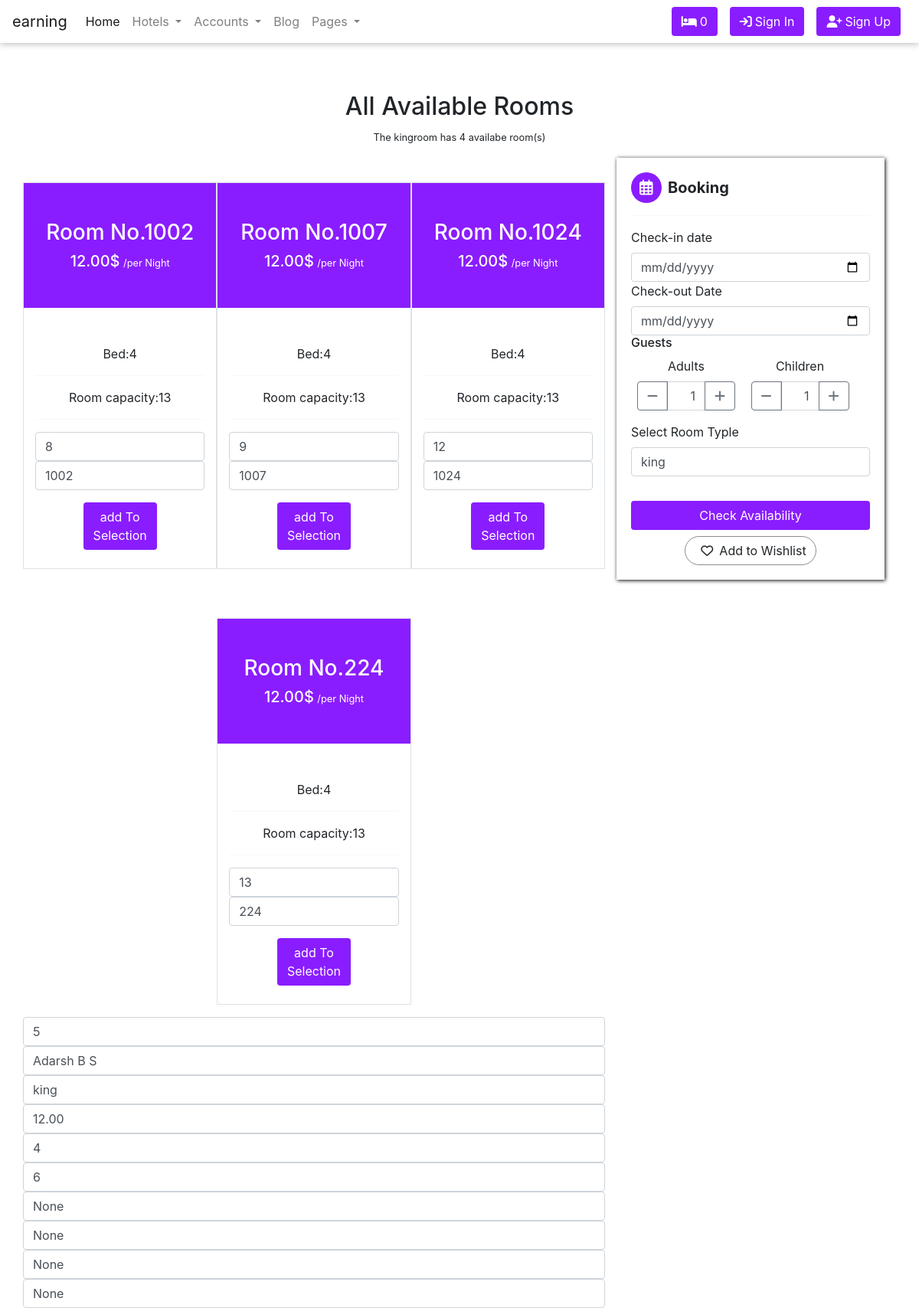
/detail/adarsh-b-s/room-type/adarsh-b-s/, run on the app's committed database.
### hotel/models.py (models this page shows, shortened)
class RoomType(models.Model):
    hotel =models.ForeignKey(Hotel,on_delete=models.CASCADE)
    type = models.CharField(max_length=10)
    price = models.DecimalField(max_digits=122, decimal_places=2, default=0.00)
    number_of_beds= models.PositiveIntegerField(default=0)
    room_capacity=models.PositiveBigIntegerField(default=0)
    rtid = ShortUUIDField(unique=True, length=10, max_length=20, alphabet='abcdefghijklmnopqrstuvwxyz')
    slug= models.SlugField(unique=True)
    data = models.DateTimeField(auto_now_add=True)
    class Meta:
        verbose_name_plural = "Room type"

class Room(models.Model):
    hotel = models.ForeignKey(Hotel,on_delete=models.CASCADE,related_name='rooms')
    room_type=models.ForeignKey(RoomType, on_delete=models.CASCADE,related_name='room_types')
    room_number = models.CharField(max_length=1000)
    is_available= models.BooleanField(default=True)
    rid = ShortUUIDField(unique=True, length=10, max_length=20, alphabet='abcdefghijklmnopqrstuvwxyz')
    date = models.DateTimeField(auto_now_add=False)
    class Meta:
        verbose_name_plural = "Rooms"

class Hotel(models.Model):
    user = models.ForeignKey(User,on_delete=models.SET_NULL,null=True)
    name = models.CharField(max_length=100)
    description = CKEditor5Field(null=True,blank=True, config_name='extends')
    image = models.FileField(upload_to='hotel_galley')
    address = models.CharField(max_length=200)
    mobile = models.CharField(max_length=50)
    email = models.EmailField(max_length=110)
    status = models.CharField(max_length=20,choices=HOTEL_STATUS ,default='Live')
    tag=TaggableManager(blank=True)
    views=models.IntegerField(default=0)
    featured=models.BooleanField(default=False)
    hid = ShortUUIDField(unique=True, length=10, max_length=20, alphabet='abcdefghijklmnopqrstuvwxyz')
    slug= models.SlugField(unique=True)
    date= models.DateTimeField(auto_now_add=True)
    def hotel_room_types(self):
        return RoomType.objects.filter(hotel=self)

### hotel/views.py (the view)
# urls.py: path('detail/<slug:slug>/room-type/<slug:rt_slug>/',views.room_type_detail,name="room_type_detail"),
def room_type_detail(request, slug,rt_slug):
    hotel =Hotel.objects.get(status='Live', slug=slug)
    room_type= RoomType.objects.get(hotel=hotel,slug=rt_slug)
    rooms= Room.objects.filter(room_type=room_type, is_available=True)
    id=request.GET.get('hotel-id')
    checkin=request.GET.get('checkin')
    checkout=request.GET.get('checkout')
    adutl=request.GET.get('adult')
    children=request.GET.get('children')
    print('id===',id)
    context={
        'hotel':hotel,
        'room_type':room_type,
        'rooms':rooms,
        'checkin':checkin,
        'checkout':checkout,
        'adult':adutl,
        'children':children
    }
    return render(request,'hotel/room_type_detail.html',context)

### templates/hotel/room_type_detail.html (shortened to what this page needs)
{% extends "base/base.html" %} {% block content %}
{% load static%}
<div class="container text-center mt-5 pt-3">
  <h2>All Available Rooms</h2>
  <small>The {{room_type.type}}room has {{rooms.count}} availabe room(s)</small>
</div>
<div class="container">
  <div class="row">
    <div class="col-md-8 col-12">
      <div class="container m-0 p-0">
        <div class="row d-flex justify-content-center ">
          {% for r in rooms %}
          <div class="col-4  border mt-5 mb-3  px-0">
            <div class="col-12 text-center nav_btn py-5 my-0">
              <h3>Room No.{{r.room_number}}</h3>
              <h5 class="d-inline">{{r.room_type.price}}$</h5>
              <small>/per Night</small>
            </div>
            <div class="col-12 text-center mt-5">
              <p>Bed:{{r.room_type.number_of_beds}}</p>
              <hr />
              <p>Room capacity:{{r.room_type.room_capacity}}</p>
              <hr />
              <div>
              <input type="text" class="room_id_{{r.id}} form-control" value="{{r.id}}" id='room_id' >
              <input type="text" class="room_number_{{r.id}} form-control" value="{{r.room_number}}" id="room_number">
              </div>
              <button class="btn nav_btn mb-4 mt-3 add-to-selection" data-index="{{r.id}}">
                add To <br />
                Selection
              </button>
            </div>
          </div>
          {% endfor %}
          <input class="form-control" type="text" value="{{hotel.id}}" id="id">
          <input class="form-control" type="text" value="{{hotel.name}}" id="hotel_name">
          <input class="form-control" type="text" value="{{room_type.type}}" id="room_name">
          <input class="form-control" type="text" value="{{room_type.price}}" id="room_price">
          <input class="form-control" type="text" value="{{room_type.number_of_beds}}" id="number_of_beds">
          <input class="form-control" type="text" value="{{room_type.id}}" id="room_type">
          <input class="form-control" type="text" value="{{checkin}}" id="checkin">
          <input class="form-control" type="text" value="{{checkout}}" id="checkout">
          <input class="form-control" type="text" value="{{adult}}" id="adult">
          <input class="form-control" type="text" value="{{children}}" id="children">
        </div>
      </div>
    </div>
    <div class="col-md-4 col-12">
      <div class="box-r my-3">
        <h5>
          <i class="fa-regular fa-calendar-days calender mr-2"></i
          ><b>Booking</b>
        </h5>
        <hr />
        <form class="" method="POST" action="{% url 'booking:check_room_availability' %}">
        <label for="">Check-in date</label>
        <input type="date" name="checkin" class="form-control" >
        <label for="">Check-out Date</label>
        <input type="date" class="form-control" name="checkout" >
        <h6>Guests</h6>
        <label for="" class="text-center">Adults
        <div class="input-group inline-group ">
          <div class="input-group-prepend">
            <span class="btn btn-outline-secondary btn-minus">
              <i class="fa fa-minus"></i>
            </span>
          </div>
          <input class="form-control quantity" min="0" name="adult" value="1" type="number">
          <div class="input-group-append">
            <span class="btn btn-outline-secondary btn-plus">
              <i class="fa fa-plus"></i>
            </span>
          </div>
        </div>
      </label>
      <label for="" class="text-center">Children
      <div class="input-group inline-group  ">
        <div class="input-group-prepend">
          <span class="btn btn-outline-secondary btn-minus">
            <i class="fa fa-minus"></i>
          </span>
        </div>
        <input class="form-control quantity" min="0" name="children" value="1" type="number">
        <div class="input-group-append">
          <span class="btn btn-outline-secondary btn-plus">
            <i class="fa fa-plus"></i>
          </span>
        </div>
      </div></label>
  <br>
        <label for="">Select Room Typle</label>
        <br>
        <div class="select is-multiple">
        <select class="form-control" name='room_type' aria-label=".form-select-lg example">
          {% for r  in hotel.hotel_room_types  %}
          <option value='{{r.slug}}'>{{r.type}}</option>
          {% endfor %}
        </select>
        <br></div>
        <button class="btn nav_btn btn-block my-2">Check Availability</button>
        <div class="text-center">
        <button class="btn btn-wish text-enter"><i class="fa-regular fa-heart  fa-md px-2 "></i>Add to Wishlist</button>
         </div>
        </form>
      </div>
    </div>
  </div>
</div>
{% endblock content %}

### static/css/style.css (style rules this page uses)
.nav_btn { background-color: #8A1DFF !important; color: white !important; }
.box-r { box-shadow: 1px 1px 5px black; margin: 0; padding: 19px; }
.btn-wish { border: 1px solid rgb(140, 140, 140) !important; border-radius: 19px !important; }
.inline-group { max-width: 9rem; padding: .5rem; }
.inline-group .form-control { text-align: right; }
.calender { padding-top: 10px; padding-left: 11px; background-color: #8A1DFF; color: white; width: 40px; height: 40px; border-radius: 50%; }

### data on the page
RoomType: type "king", price "12.00", number_of_beds "4", id "6"
Room: room_number "1002", room_type.price "12.00", room_type.number_of_beds "4", room_type.room_capacity "13", id "8"
Room: room_number "1007", room_type.price "12.00", room_type.number_of_beds "4", room_type.room_capacity "13", id "9"
Room: room_number "1024", room_type.price "12.00", room_type.number_of_beds "4", room_type.room_capacity "13", id "12"
Room: room_number "224", room_type.price "12.00", room_type.number_of_beds "4", room_type.room_capacity "13", id "13"
Hotel: id "5", name "Adarsh B S"

### other printed values
{{ request.session.selection_data_obj|length }} "0"
{{ rooms.count }} "4"
form field room_type "king"
